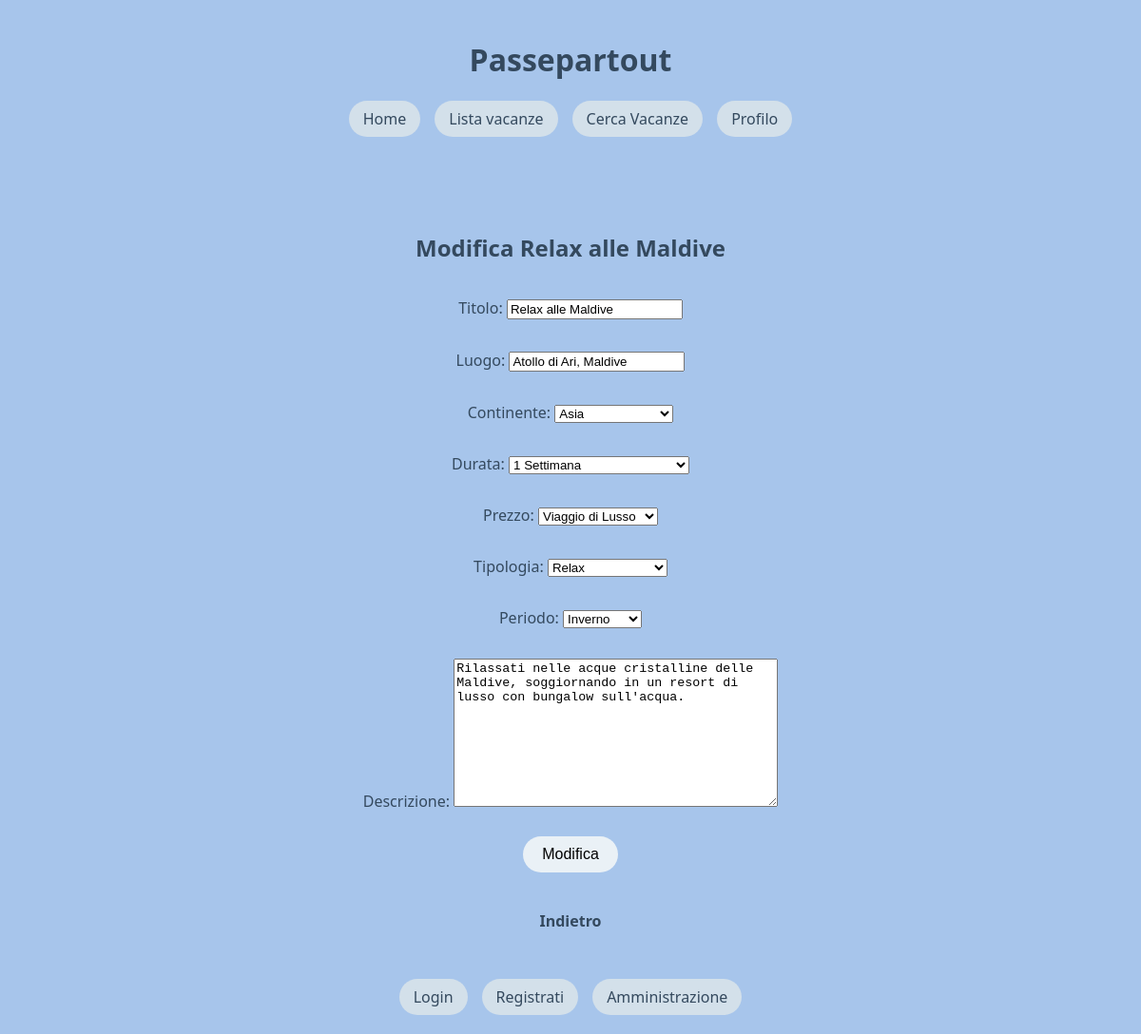
The page /vacation/editvacation/6/ on the database its author committed.
### vacation/models.py (models this page shows, shortened)
class Vacation(models.Model):
    SEASON_CHOICES = [
        ('Inverno', 'Inverno'),
        ('Primavera', 'Primavera'),
        ('Estate', 'Estate'),
        ('Autunno', 'Autunno'),
    ]
    TYPE_CHOICES = [
        ('Culturale', 'Culturale'),
        ('Relax', 'Relax'),
        ('Enogastronomico', 'Enogastronomico'),
        ('On The Road', 'On The Road'),
        ('Avventura', 'Avventura'),
    ]
    DURATION_CHOICES = [
        ('Weekend Lungo (2-4 Giorni)', 'Weekend Lungo (2-4 Giorni)'),
        ('1 Settimana', '1 Settimana'),
        ('2 Settimane', '2 Settimane'),
        ('3 settimane o più', '3 settimane o più')
    ]
    PRICE_CHOICES = [
        ('Viaggio Low Cost', 'Viaggio Low Cost'),
        ('Budget Medio', 'Budget Medio'),
        ('Viaggio di Lusso', 'Viaggio di Lusso'),
    ]
    CONTINENT_CHOICES = [
        ('Europa', 'Europa'),
        ('America del Nord', 'America del Nord'),
        ('America del Sud', 'America del Sud'),
        ('Africa', 'Africa'),
        ('Asia', 'Asia'),
        ('Oceania', 'Oceania'),
        ('Antartide', 'Antartide')
    ]
    titolo = models.CharField(max_length=200)
    luogo = models.CharField(max_length=200)
    continente = models.CharField(max_length=50, choices=CONTINENT_CHOICES)
    durata = models.CharField(max_length=50, choices=DURATION_CHOICES)
    prezzo = models.CharField(max_length=20, choices=PRICE_CHOICES)
    tipologia = models.CharField(max_length=50, choices=TYPE_CHOICES)
    periodo = models.CharField(max_length=20, choices=SEASON_CHOICES)
    descrizione = models.TextField()
    like = models.ManyToManyField(User, blank=True, related_name='like')

### vacation/views.py (the view, shortened to what this page needs)
# urls.py: path("editvacation/<int:pk>/", UpdateVacationView.as_view(), name="editvacation"),
class UpdateVacationView(views.SuperuserRequiredMixin, UpdateView):
    model = Vacation
    template_name = "vacation/edit_vacation.html"
    form_class = VacationForm  # Usa il modulo personalizzato

### vacation/forms.py
class VacationForm(forms.ModelForm):
    class Meta:
        model = Vacation
        exclude = ['like']  # Escludi il campo 'like'

### vacation/templates/vacation/edit_vacation.html (shortened to what this page needs)
{% extends 'base.html' %}
{% block content %}
<div class="edit-container">
    <h2>Modifica {{object.titolo}}</h2>
    <form method="post">{% csrf_token %}
        {{ form.as_p }}
        <input type="submit" value="Modifica">
    </form>
    <a href="{% url 'vacation:detailvacation' object.pk %}">Indietro</a>
</div>
{% endblock %}

### templates/base.html (style rules this page uses)
body { font-family: 'Segoe UI', Tahoma, Geneva, Verdana, sans-serif; margin: 0; padding: 0; display: flex; flex-direction: column; min-height: 100vh; background-color: #a7c5eb; color: #34495e; }

### vacation/templates/vacation/edit_vacation.html (style rules this page uses)
.edit-container { display: flex; flex-direction: column; align-items: center; margin-top: 20px; }
.edit-container form { display: flex; flex-direction: column; align-items: center; width: 100%; max-width: 500px; margin-bottom: 20px; }
.edit-container form input[type="submit"] { border-radius: 20px; padding: 10px 20px; font-size: 1em; border: none; cursor: pointer; background-color: #eaf1f6; margin-top: 10px; }
.edit-container a { margin-top: 20px; color: #34495e; text-decoration: none; font-weight: bold; }

### rows shown on the page
Vacation: titolo "Relax alle Maldive", luogo "Atollo di Ari, Maldive", continente "Asia", durata "1 Settimana", prezzo "Viaggio di Lusso", tipologia "Relax", periodo "Inverno", descrizione "Rilassati nelle acque cristalline delle Maldive, soggiornando in un resort di lusso con bungalow sull'acqua."
